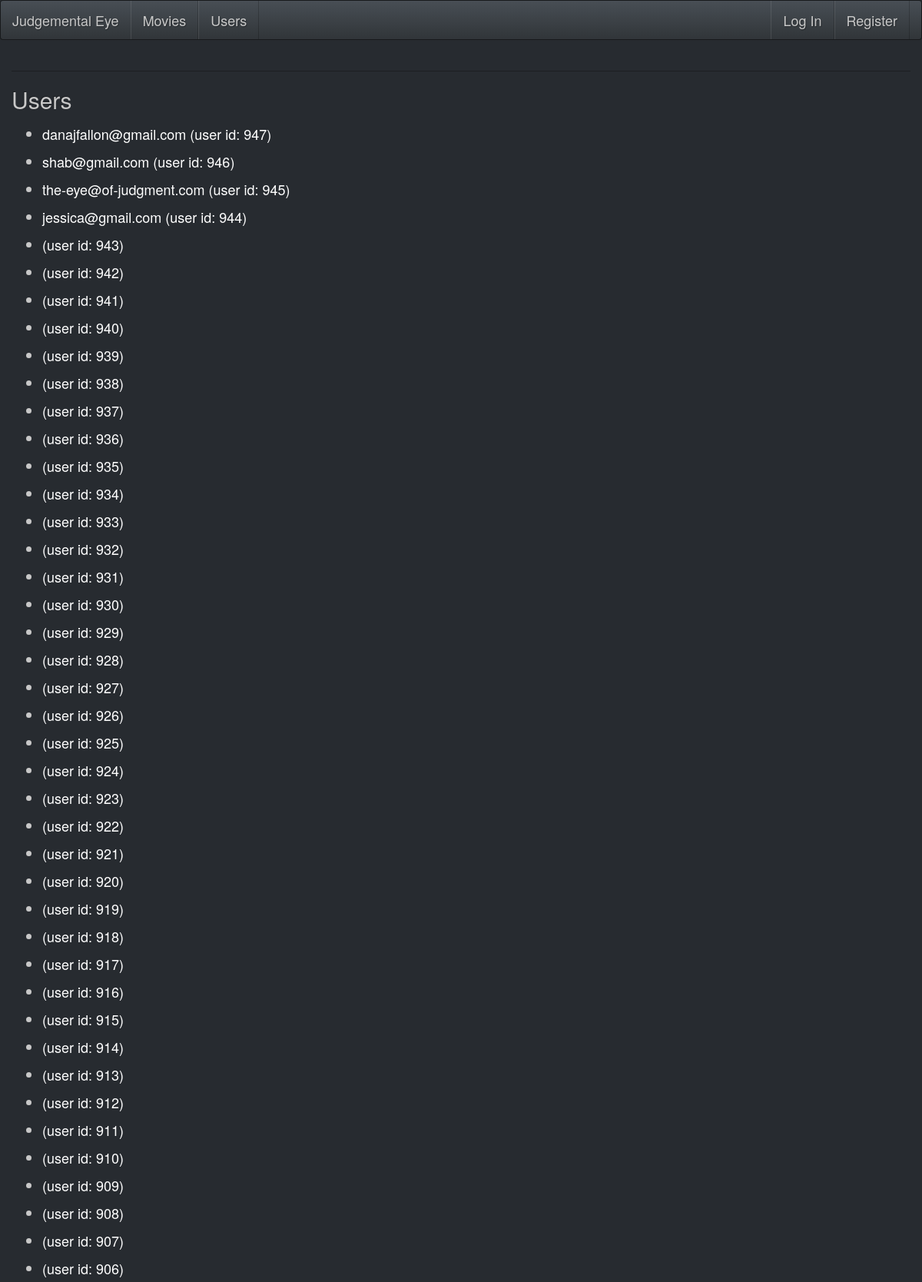
Screenshot of /users (upper part) with the database file from the repository.
### model.py (models this page shows, shortened)
class User(db.Model):
    __tablename__ = "users"
    user_id = db.Column(db.Integer, autoincrement=True, primary_key=True)
    email = db.Column(db.String(64), nullable=True)
    password = db.Column(db.String(64), nullable=True)
    age = db.Column(db.Integer, nullable=True)
    zipcode = db.Column(db.String(15), nullable=True)

### server.py (the view)
@app.route('/users')
def user_list():
    users = User.query.order_by(User.user_id.desc()).all()
    return render_template("user_list.html", users=users)

### templates/user_list.html
{% extends 'base.html' %}
{% block content %}
    <h2>Users</h2>
    <ul>
      {% for user in users %}
          <li>
              <a href="/users/{{ user.user_id }}">
                {% if user.email %}
                  {{ user.email }}
                {% endif %}
                (user id: {{ user.user_id }})
              </a>
          </li>
      {% endfor %}
    </ul>
{% endblock %}

### templates/base.html (shortened to what this page needs)
<!doctype html>
<html lang="en">
<head>
    <link href="../static/css/bootstrap.css" rel="stylesheet">
</head>
<body>
    <div class="container-fluid">
        <div class="row">
            <nav class="navbar navbar-default">
                <div class="container-fluid">
                    <div class="navbar-header">
                        <a class="navbar-brand" href="/">Judgemental Eye</a>
                    </div>
                    <div id="navbar" class="navbar-collapse collapse">
                        <ul class="nav navbar-nav">
                            <li><a href="/movies">Movies</a></li>
                            <li><a href="/users">Users</a></li>
                        </ul>
                        <ul class="nav navbar-nav navbar-right">
                            {% if 'email' in session %}
                                <li><a href="/users/{{session['user_id']}}">{{ session['email'] }}</a></li>
                                <li><a href="/logout">Log Out</a></li>
                            {% else %}
                                <li><a href="/login">Log In</a></li>
                                <li><a href="/register">Register</a></li>
                            {% endif %}
                        </ul>
                    </div>
                </div>
             </nav>
        </div>
  <hr>
  {% block content %} put your content here {% endblock %}
</body>
</html>

### rows the page displays
User: email "danajfallon@gmail.com", user_id "947"
User: email "shab@gmail.com", user_id "946"
User: email "the-eye@of-judgment.com", user_id "945"
User: email "jessica@gmail.com", user_id "944"
User: user_id "943"
User: user_id "942"
User: user_id "941"
User: user_id "940"
User: user_id "939"
User: user_id "938"
User: user_id "937"
User: user_id "936"
User: user_id "935"
User: user_id "934"
User: user_id "933"
User: user_id "932"
User: user_id "931"
User: user_id "930"
User: user_id "929"
User: user_id "928"
User: user_id "927"
User: user_id "926"
User: user_id "925"
User: user_id "924"
User: user_id "923"
User: user_id "922"
User: user_id "921"
User: user_id "920"
User: user_id "919"
User: user_id "918"
User: user_id "917"
User: user_id "916"
User: user_id "915"
User: user_id "914"
User: user_id "913"
User: user_id "912"
User: user_id "911"
User: user_id "910"
User: user_id "909"
User: user_id "908"
User: user_id "907"
User: user_id "906"
